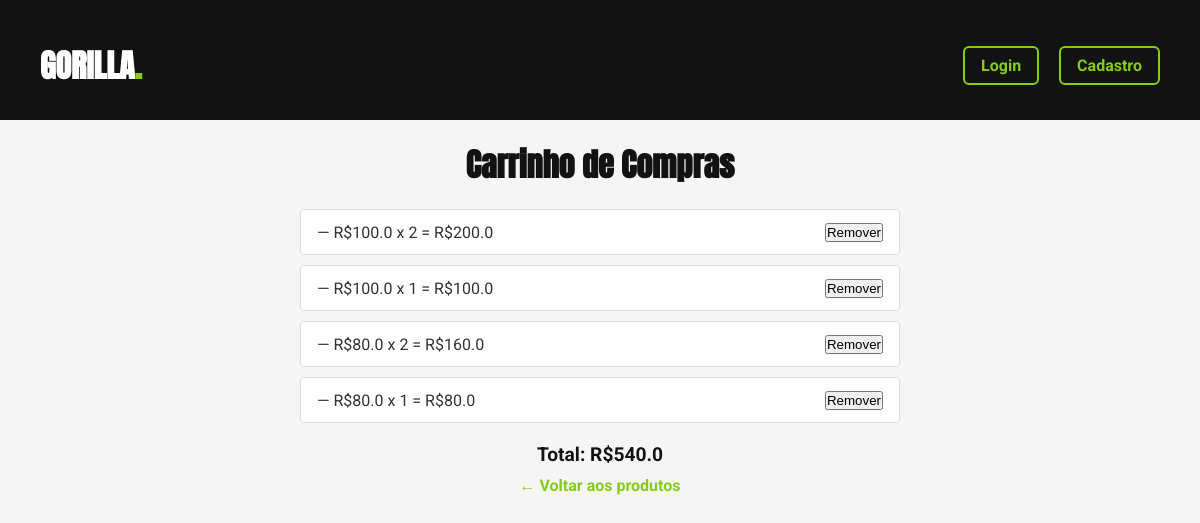
/carrinho, run on an earlier commit of the app's database.
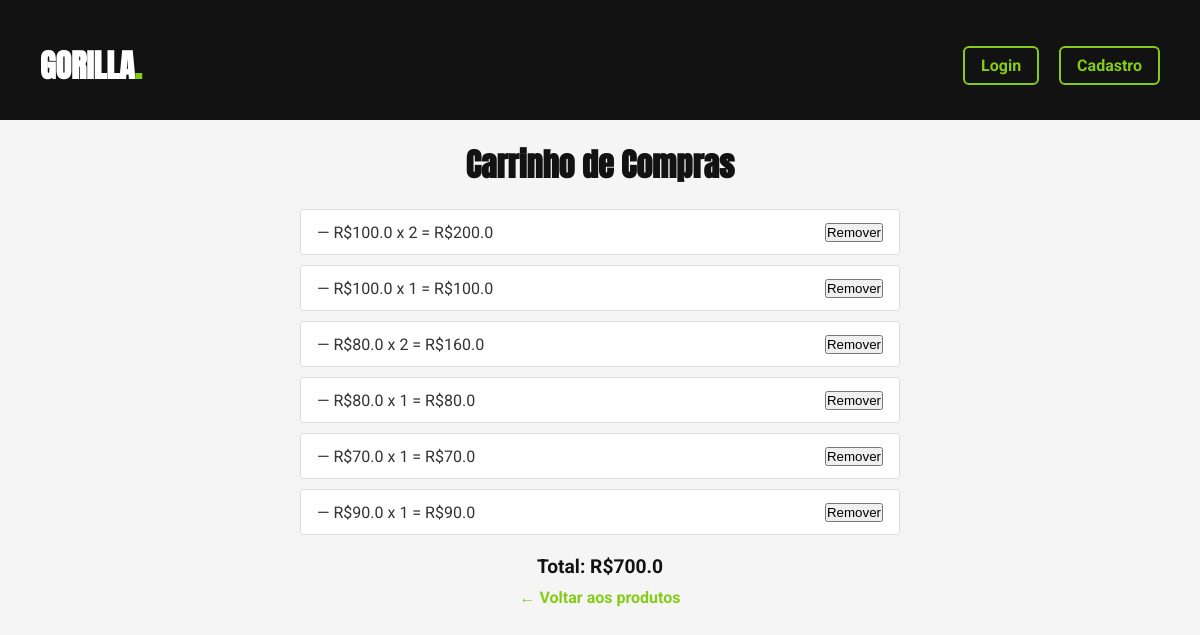
And on a later commit of the database.
### tables this page shows
CREATE TABLE carrinho (
    car_id INTEGER PRIMARY KEY AUTOINCREMENT,
    user_id INTEGER,
    prod_id INTEGER, quantidade INTEGER DEFAULT 1,
    FOREIGN KEY (user_id) REFERENCES usuarios(id)
        ON DELETE CASCADE
        ON UPDATE CASCADE,
    FOREIGN KEY (prod_id) REFERENCES produtos (prod_id)
        ON DELETE CASCADE
        ON UPDATE CASCADE
);

CREATE TABLE produtos (
    prod_id INTEGER PRIMARY KEY AUTOINCREMENT,
    prod_nome VARCHAR(255) NOT NULL,
    prod_valor FLOAT NOT NULL
);

### app.py (the view)
@app.route('/carrinho')
def carrinho():
    db = conectar()
    cursor = db.execute('''
        SELECT p.prod_nome, p.prod_valor, c.quantidade
        FROM carrinho AS c
        INNER JOIN produtos AS p
        ON c.prod_id = p.prod_id
    ''')
    carrinho_produtos = []  # Obtém os produtos do carrinho
    for produto in cursor.fetchall():
        carrinho_produtos.append({
            'nome': produto[0],
            'preco': produto[1],
            'quantidade': produto[2],
            'subtotal': produto[1] * produto[2]  # Calcula o subtotal
        })
    total = sum(produto['preco'] * produto['quantidade'] for produto in carrinho_produtos)
    return render_template('carrinho.html', carrinho=carrinho_produtos, total=total)

### app.py (called while the page is built)
def conectar():
    return sqlite3.connect(database)

### templates/carrinho.html (shortened to what this page needs)
{%extends 'base.html'%}
{% block conteudo%}
  <link rel="stylesheet" href="{{ url_for('static', filename='css/carrinho.css') }}">
<body>
  <h1>Carrinho de Compras</h1>
  {% if carrinho %}
    <ul>
      {% for item in carrinho %}
        <li>
          {{ item[0] }} — R${{ item.preco }} x {{ item.quantidade }} = R${{ item.subtotal }}
          <form action="{{ url_for('remover') }}" method="post">
            <button type="submit">Remover</button>
          </form>
        </li>
      {% endfor %}
    </ul>
    <div class="capro">
      <p><strong>Total: R${{ total }}</strong></p>
      {% else %}
        <p>Seu carrinho está vazio.</p>
      {% endif %}
      <p><a href="{{ url_for('produto') }}">← Voltar aos produtos</a></p>
  </div>
</body>
</html>
{%endblock%}

### templates/base.html (shortened to what this page needs)
<!DOCTYPE html>
<html lang="pt-br">
<head>
    <link rel="stylesheet" href="{{ url_for('static', filename='css/base.css') }}">
</head>
<body>
    {% include 'partials/navbar.html' %}
    <main>
        {% block conteudo %}{% endblock %}
</body>
</html>

### templates/partials/navbar.html (shortened to what this page needs)
<!DOCTYPE html>
<html lang="pt-br">
<head>
    <link rel="stylesheet" href="{{ url_for('static', filename='css/base.css') }}">
</head>
<body>
    <header>
        <div class="logo">
            <a href="{{ url_for('index') }}">GORILLA<span>.</span></a>
        </div>
        <nav class="navbar">
        <nav class="navbar">
        {% set pagina_atual = request.endpoint %}
        {% if current_user.is_authenticated %}
            {% if pagina_atual != 'index' %}
            <a href="{{ url_for('produto') }}" id="produto">Produtos</a>
            <a href="{{ url_for('carrinho') }}">Carrinho</a>
            {% endif %}
            <a href="{{ url_for('logout') }}">Sair</a>
        {% else %}
            <a href="{{ url_for('login') }}">Login</a>
            <a href="{{ url_for('cadastro') }}">Cadastro</a>
        {% endif %}
</nav>
</nav>
    </header>
</body>
</html>

### static/css/base.css (style rules this page uses)
* { box-sizing: border-box; padding: 0; margin: 0; }
body { height: 100vh; font-family: 'Roboto', sans-serif; }
header { height: 120px; display: flex; justify-content: space-between; align-items: center; padding: 20px 40px; background-color: #121212; }
.logo a { font-family: 'Anton', sans-serif; text-decoration: none; font-size: 2rem; color: white; }
.logo span { color: #84cc16; }
.navbar { display: flex; gap: 20px; }
.navbar a { color: #84cc16; text-decoration: none; font-weight: bold; border: 2px solid #84cc16; padding: 8px 16px; border-radius: 6px; }

### static/css/carrinho.css (style rules this page uses)
* { box-sizing: border-box; margin: 0; padding: 0; }
body { font-family: 'Roboto', sans-serif; background-color: #f5f5f5; color: #333; }
h1 { margin-top: 20px; font-family: 'Anton', sans-serif; font-size: 2rem; text-align: center; margin-bottom: 20px; color: #121212; }
ul { list-style: none; max-width: 600px; margin: 0 auto 20px; padding: 0; }
ul li { background: #fff; border: 1px solid #ddd; border-radius: 4px; padding: 12px 16px; margin-bottom: 10px; display: flex; justify-content: space-between; align-items: center; }
p strong { font-size: 1.2rem; color: #121212; }
a { display: inline-block; color: #84cc16; text-decoration: none; font-weight: bold; margin-top: 10px; }
.capro { display: flex; justify-content: center; align-items: center; flex-direction: column; }

What changed in the data, as far as the page shows it:
added carrinho: preco "70.0", quantidade "1", subtotal "70.0"
added carrinho: preco "90.0", quantidade "1", subtotal "90.0"
Also different on the page:
{{ total }}: "540.0" → "700.0"
